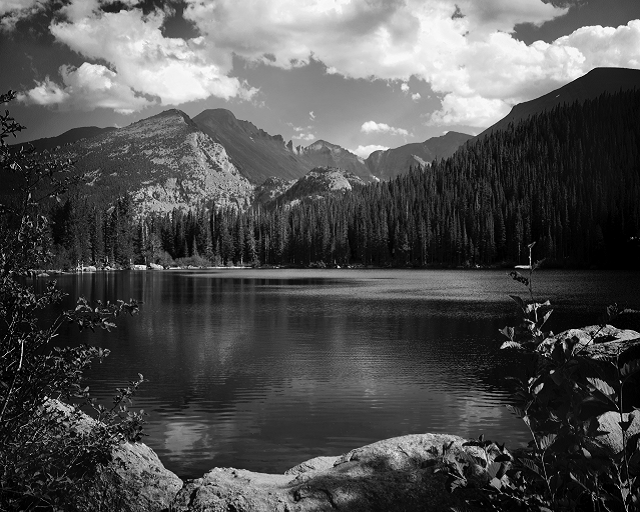
#> input picture images/nature.bmp, 640 x 512 px
$ python mp1.py
#> lines starting #> are read from the running program, lines starting #| are printed output that depends on the picture
from PIL import Image
import numpy as np
import matplotlib.pyplot as plt
import matplotlib as mpl
from sklearn.linear_model import Lasso
from sklearn.model_selection import ShuffleSplit
from scipy.ndimage import median_filter

mpl.use('TkAgg')  # !IMPORTANT
BLOCK_SIZE = 16
IMAGE = "nature"
S = 10


def openImage(path, title):
#> called with path = './images/nature.bmp', title = 'nature'
    img = Image.open(path)
#> img is the input picture: PIL image 640x512 L; min 0, max 255, mean 80
    bw_img = img.convert(mode="L")
    imgMatrix = np.asarray(bw_img).astype('float64')
    # plotImage(imgMatrix, title)
    print(imgMatrix.shape)
#| (512, 640)
    return imgMatrix


def saveBlock(imageMatrix, k, startingCoordinates):
    endCoordinates = [(startingCoordinates[0] + k), (startingCoordinates[1] + k)]
    return imageMatrix[startingCoordinates[0]:endCoordinates[0], startingCoordinates[1]:endCoordinates[1]]


def corruptBlock(block, S):
#> called with block = array of shape (16, 16), S = 10
    pixelNumbers = np.arange(0, block.size, 1)
#> pixelNumbers = 256 values from 0 to 255
    pixelNumbers = np.random.permutation(pixelNumbers)
    for i in range(block.size - S):
        pixelToCorrupt = pixelNumbers[i]
        pixelToCorruptX = (pixelToCorrupt) // (block[0].size)
        pixelToCorruptY = pixelToCorrupt % block[0].size
        block[pixelToCorruptX][pixelToCorruptY] = np.nan
    plotImage(block, IMAGE+str(S)+"BlockCorruption")
#> in plotImage, `plt.savefig("./results/" + title + ".png")`:
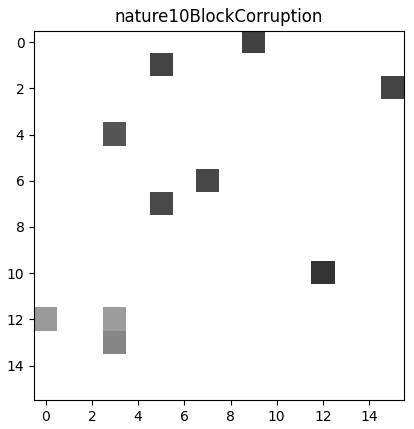
#> figure drawn by matplotlib, 1 panel
    plt.imshow(block)
    plt.show()
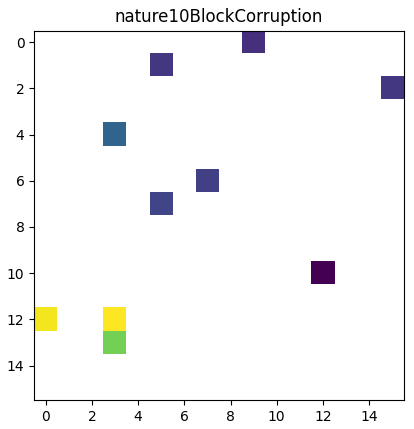
#> figure drawn by matplotlib, 1 panel
    return block


def plotImage(imgMatrix, title):
    plt.imshow(imgMatrix, cmap='gray', vmin=0, vmax=255)
    plt.title(title)
    plt.savefig("./results/" + title + ".png")


# [35 lines left out: functions corruptImage, reconstructImage, not called in this run]


def generate_2d_dct_basis_vectors(P, Q):
#> called with P = 16, Q = 16
    basis_vectors = np.zeros((P ** 2, Q ** 2))
    for x in range(1, P + 1):
        for y in range(1, Q + 1):
            for u in range(1, P + 1):
                for v in range(1, Q + 1):
                    if (u == 1):
                        alphu = (1 / P) ** 0.5
                    else:
                        alphu = (2 / P) ** 0.5
                    if (u == 1):
                        alphv = (1 / Q) ** 0.5
                    else:
                        alphv = (2 / Q) ** 0.5
                    vect = alphv * alphu * np.cos((np.pi * (2 * x - 1) * (u - 1)) / (2 * P)) * np.cos(
                        (np.pi * (2 * y - 1) * (v - 1)) / (2 * P))
                    basis_vectors[BLOCK_SIZE * (x - 1) + y - 1, BLOCK_SIZE * (u - 1) + v - 1] = vect

    return basis_vectors


# for MSE take MSE of sensed pixel value from test set compared to predicted value. well actually just end up
# throwing that out
def random_subset_cv(X, rasterImage, fullBasis, alphas, coords):
    n = X.shape[0]
    k = max(1, n // 6)
    cv = ShuffleSplit(n_splits=20, test_size=k, random_state=0)

    scores = []
    for alpha in alphas:
        lasso = Lasso(alpha=alpha, fit_intercept=False)
        model_scores = []
        for train_index, test_index in cv.split(X):
            X_train, X_test = X[train_index], X[test_index]
            y_train, y_test = rasterImage[train_index], rasterImage[test_index]
            # reconstruction
            lasso.fit(X_train, y_train)
            weights = lasso.coef_
            weights = weights.reshape(-1, 1)
            for idx in test_index:
                pixVal = rasterImage[idx]
                x = coords[idx][0]
                y = coords[idx][1]
                guess = np.dot(fullBasis[x * BLOCK_SIZE + y], weights)
                model_scores.append((pixVal - guess) ** 2)
        scores.append(np.mean(model_scores))
    optimal_alpha = alphas[np.argmin(scores)]
    plt.plot(np.log(alphas), scores)
    plt.xlabel("log10(alpha)")
    plt.ylabel("MSE")
    plt.grid(True)

    plt.savefig(IMAGE+str(S)+"CVcurve.png")
    plt.show()
    return optimal_alpha


# [7 lines left out: function calcMSE, not called in this run]


def medianFilt(reconstruct):
    filtered_img = median_filter(reconstruct, size=3, mode='reflect')
    return filtered_img


def dct_lasso(image, full_basis_vectors):
    A = []
    rasterIm = image.reshape(-1, 1)
    # rasterize each basis vector as a column in the matrix, 64x64 matrix, each basis vector is 8x8, (64,1) x 64
    # recov = rasterIm.reshape(8,8)
    removedNana = []
    # remove nan pixels
    for pixel in range(len(rasterIm)):
        currPix = rasterIm[pixel]
        if (not (np.isnan(currPix))):
            removedNana.append(currPix)
#> this loop made 256 passes
#> currPix on passes 1 to 3: [nan], [nan], [nan]
#> after the loop, removedNana = [[65], [68], [68], [85], [71], [73], [51], [154], [156], [134]]
    removedNana = np.array(removedNana)
#> removedNana = [65, 68, 68, 85, 71, 73, 51, 154, 156, 134]

    storeCoords = []
    # remove the basis vectors from the nan pixels
    for x in range(len(image)):
        for y in range(len(image[0])):
            pixVal = image[x][y]
            if not (np.isnan(pixVal)):
                storeCoords.append([x, y])
                A.append(full_basis_vectors[(x * BLOCK_SIZE) + y])
#> this loop made 16 passes
#> after the loop, A = 10 items; storeCoords = [[0, 9], [1, 5], [2, 15], [4, 3], [6, 7], [7, 5], [10, 12], [12, 0], [12, 3], [13, 3]]

    A = np.array(A)
    alpha = random_subset_cv(A, removedNana, full_basis_vectors, np.logspace(-6, 6), storeCoords)
#> the loop in random_subset_cv, `for alpha in alphas:` made 50 passes
#> alpha on passes 1 to 12: 1e-06, 1.76e-06, 3.09e-06, 5.43e-06, 9.54e-06, 1.68e-05, 2.95e-05, 5.18e-05, 9.1e-05, 0.00016, 0.000281, 0.000494
#> after the loop in random_subset_cv, `for alpha in alphas:`: scores = 50 values, max 8139.4 at index 28, min 440.6 at index 12, mean 4393.2
#> in random_subset_cv, `optimal_alpha = alphas[np.argmin(scores)]`: optimal_alpha = 0.000869
#> in random_subset_cv, `plt.savefig(IMAGE+str(S)+"CVcurve.png")`:
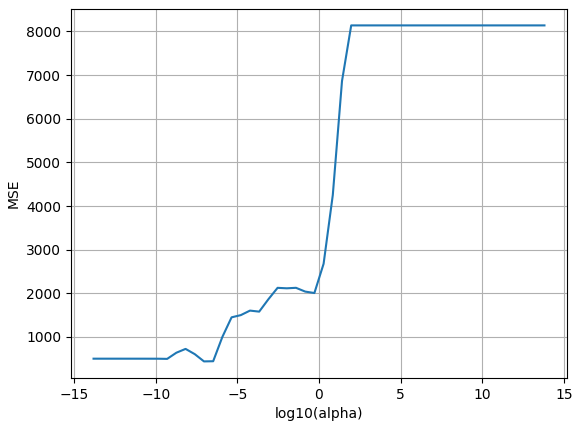
#> figure drawn by matplotlib, 1 panel; curve peaks at x = 1.97, y = 8139.4
#> alpha = 0.000869

    lasso = Lasso(alpha=alpha, fit_intercept=False)

    lasso.fit(A, removedNana)
    weights = lasso.coef_
#> weights = 256 values, max 1253.9 at index 0, min -147.6 at index 17, mean 4.37
    weights = weights.reshape(-1, 1)
    remake = np.zeros(np.shape(image))
    # reconstruction
    for x in range(len(image)):
        for y in range(len(image[0])):
            pixVal = image[x][y]
            if ((np.isnan(pixVal))):
                pixVal = np.dot(full_basis_vectors[x * BLOCK_SIZE + y], weights)
            remake[x][y] = pixVal
    plotImage(remake, IMAGE+str(S)+"blockReconstruction")
#> call 2 of plotImage, with imgMatrix = array of shape (16, 16), title = 'nature10blockReconstruction'
#> in plotImage (call 2), `plt.savefig("./results/" + title + ".png")`:
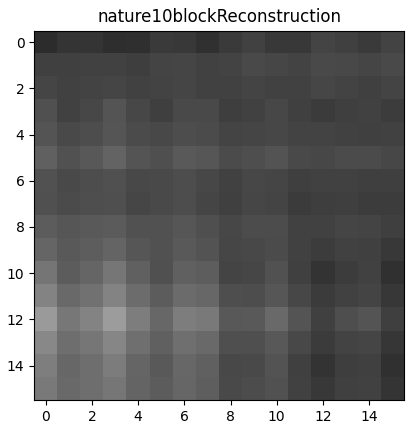
#> figure drawn by matplotlib, 1 panel
    return remake, alpha


# [31 lines of commented-out code are left out]
realImg = openImage("./images/" + IMAGE + ".bmp", IMAGE)

# [16 lines of commented-out code are left out]

block = saveBlock(realImg, BLOCK_SIZE, [175, 150])
corrBlock = corruptBlock(block, S)
basis = generate_2d_dct_basis_vectors(BLOCK_SIZE, BLOCK_SIZE)
recon = dct_lasso(corrBlock, basis)

$ run again, with images/fishing_boat.bmp copied over images/nature.bmp
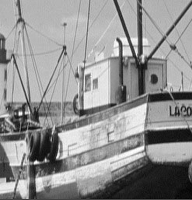
#> input picture images/fishing_boat.bmp, 192 x 200 px
#> in openImage, img is the input picture: PIL image 192x200 L; min 2, max 255, mean 145.5
#| (200, 192)
#> the loop in dct_lasso, `for pixel in range(len(rasterIm)):` made 256 passes
#> currPix on passes 1 to 3: [nan], [nan], [nan]
#> after the loop in dct_lasso, `for pixel in range(len(rasterIm)):`: removedNana = [[31], [32], [21], [29], [28], [28], [21], [27], [24], [24]]
#> in dct_lasso, `removedNana = np.array(removedNana)`: removedNana = [31, 32, 21, 29, 28, 28, 21, 27, 24, 24]
#> the loop in dct_lasso, `for x in range(len(image)):` made 16 passes
#> after the loop in dct_lasso, `for x in range(len(image)):`: A = 10 items; storeCoords = [[0, 9], [1, 5], [2, 15], [4, 3], [6, 7], [7, 5], [10, 12], [12, 0], [12, 3], [13, 3]]
#> the loop in random_subset_cv, `for alpha in alphas:` made 50 passes
#> alpha on passes 1 to 8: 1e-06, 1.76e-06, 3.09e-06, 5.43e-06, 9.54e-06, 1.68e-05, 2.95e-05, 5.18e-05
#> after the loop in random_subset_cv, `for alpha in alphas:`: scores = 50 values, max 765.6 at index 26, min 9.48 at index 0, mean 401.4
#> optimal_alpha = 1e-06
#> in random_subset_cv, `plt.savefig(IMAGE+str(S)+"CVcurve.png")`:
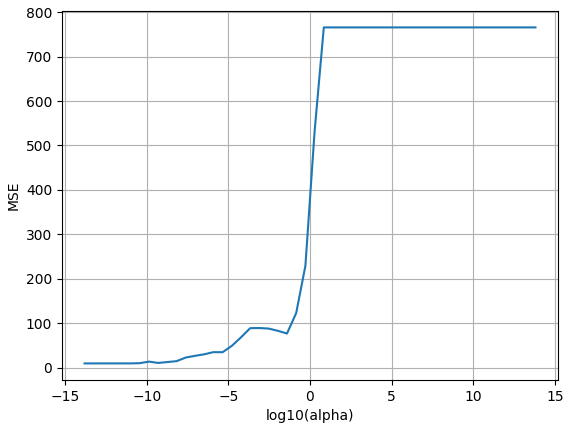
#> figure drawn by matplotlib, 1 panel; curve peaks at x = 0.846, y = 765.6
#> weights = 256 values, max 424 at index 0, min -56.7 at index 2, mean 1.81
#> in plotImage (call 2), `plt.savefig("./results/" + title + ".png")`:
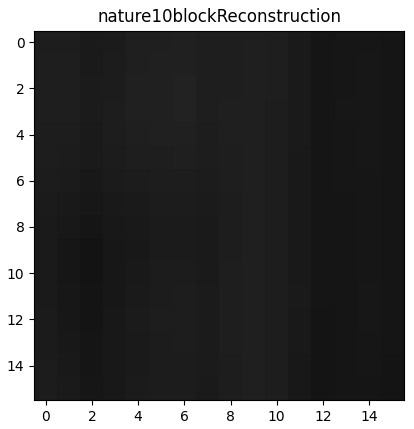
#> figure drawn by matplotlib, 1 panel
